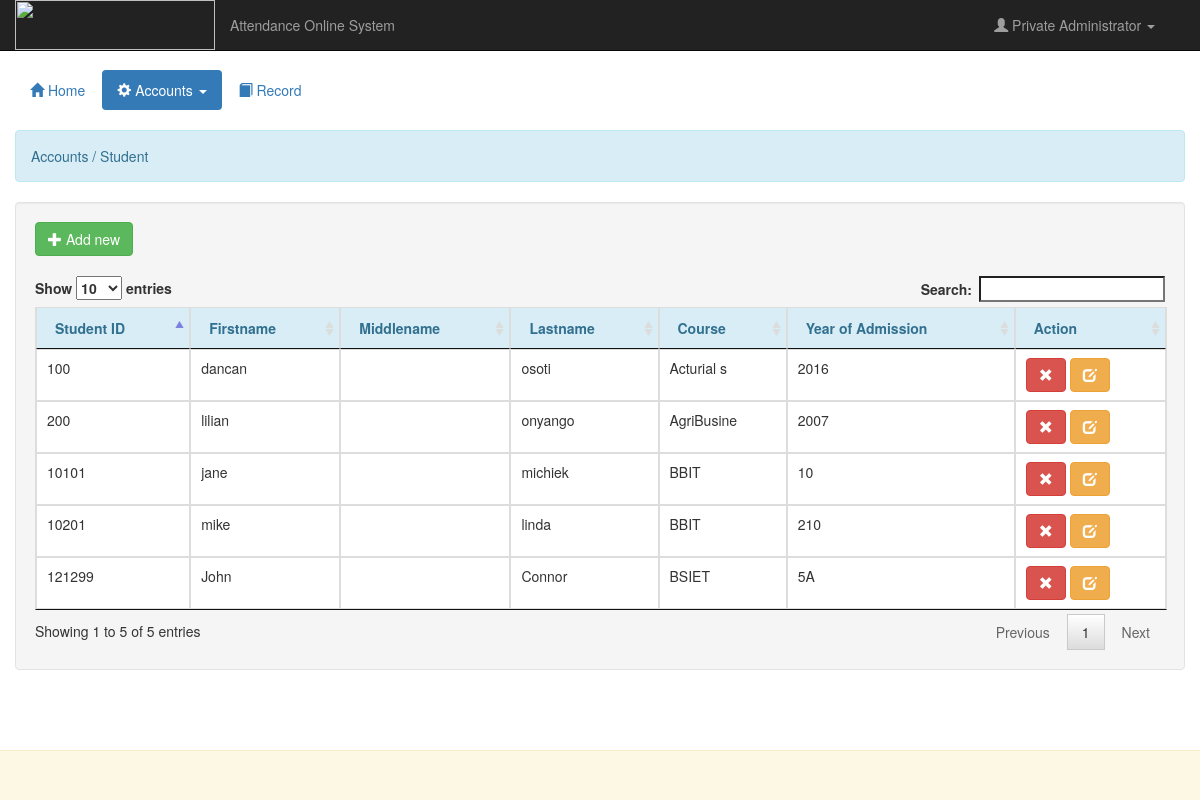
The page /admin/student.php (signed in) on the database its author committed.
### tables this page shows
CREATE TABLE `student` (
  `student_id` int(11) NOT NULL,
  `student_no` int(6) NOT NULL,
  `firstname` varchar(30) NOT NULL,
  `middlename` varchar(30) NOT NULL,
  `lastname` varchar(30) NOT NULL,
  `course` varchar(10) NOT NULL,
  `section` varchar(8) NOT NULL
);

### admin/account.php (called while the page is built)
<?php
	require_once 'connect.php';
	$q_adminname = $conn->query("SELECT * FROM `admin` WHERE `admin_id` = '$_SESSION[admin_id]'") or die(mysqli_error());
	$f_adminname = $q_adminname->fetch_array();
	$admin_name = $f_adminname['firstname']." ".$f_adminname['lastname'];

### admin/student.php (the view, shortened to what this page needs)
<!DOCTYPE html>
<?php
	require_once 'account.php';
?>
<html lang = "eng">
	<head>
		<link rel = "stylesheet" href = "css/bootstrap.css" />
		<link rel = "stylesheet" href = "css/jquery.dataTables.css" />
	</head>
	<body>
		<nav class = "navbar navbar-inverse navbar-fixed-top">
			<div class = "container-fluid">
				<div class = "navbar-header">
					<img src = "images/logo.png" width = "200px" height = "50px"/>
					<p class = "navbar-text pull-right">Attendance Online System</p>
				</div>
				<ul class = "nav navbar-nav navbar-right">
					<li class = "dropdown">
						<a href = "#" class = "dropdown-toggle" data-toggle = "dropdown"><i class = "glyphicon glyphicon-user"></i> <?php echo htmlentities($admin_name)?> <b class = "caret"></b></a>
					</li>
				</ul>
			</div>
		</nav>
		<div class = "container-fluid" style = "margin-top:70px;">
			<ul class = "nav nav-pills">
				<li><a href = "home.php"><span class = "glyphicon glyphicon-home"></span> Home</a></li>
				<li class = "dropdown active">
					<a class = "dropdown-toggle" data-toggle = "dropdown" href = "#"><span class = "glyphicon glyphicon-cog"></span> Accounts <span class = "caret"></span></a>
				</li>
				<li><a href = "record.php"><span class = "glyphicon glyphicon-book"></span> Record</a></li>
			</ul>
			<br />
			<div class = "alert alert-info">Accounts / Student</div>
			<div class = "well col-lg-12">
				<button class = "btn btn-success" type = "button" href = "#" data-toggle = "modal" data-target = "#add_student"><span class = "glyphicon glyphicon-plus"></span> Add new </button>
				<br />
				<br />
				<table id = "table" class = "table table-bordered">
					<thead class = "alert-info">
						<tr>
							<th>Student ID</th>
							<th>Firstname</th>
							<th>Middlename</th>
							<th>Lastname</th>
							<th>Course</th>
							<th>Year of Admission</th>
							<th>Action</th>
						</tr>
					</thead>
					<tbody>
						<?php
							$q_student = $conn->query("SELECT * FROM `student`") or die(mysqli_error());
							while($f_student = $q_student->fetch_array()){
						?>
						<tr>
							<td><?php echo $f_student['student_no']?></td>
							<td><?php echo $f_student['firstname']?></td>
							<td><?php echo $f_student['middlename']?></td>
							<td><?php echo $f_student['lastname']?></td>
							<td><?php echo $f_student['course']?></td>
							<td><?php echo $f_student['section']?></td>
							<td><a class = "btn btn-danger rstudent_id" name = "<?php echo $f_student['student_id']?>" href = "#" data-toggle = "modal" data-target = "#delete"><span class = "glyphicon glyphicon-remove"></span></a> <a class = "btn btn-warning  estudent_id" name = "<?php echo $f_student['student_id']?>" href = "#" data-toggle = "modal" data-target = "#edit_student"><span class = "glyphicon glyphicon-edit"></span></a></td>
						</tr>
						<?php
							}
						?>
					</tbody>
				</table>
			</div>
			<br />
			<br />
			<br />
		</div>
		<div class = "navbar navbar-fixed-bottom alert-warning">
		</div>
	</body>
</html>

### rows shown on the page
student: student_no "121299", firstname "John", lastname "Connor", course "BSIET", section "5A"
student: student_no "10101", firstname "jane", lastname "michiek", course "BBIT", section "10"
student: student_no "10201", firstname "mike", lastname "linda", course "BBIT", section "210"
student: student_no "100", firstname "dancan", lastname "osoti", course "Acturial s", section "2016"
student: student_no "200", firstname "lilian", lastname "onyango", course "AgriBusine", section "2007"

### other values the page prints
$admin_name "Private Administrator"
